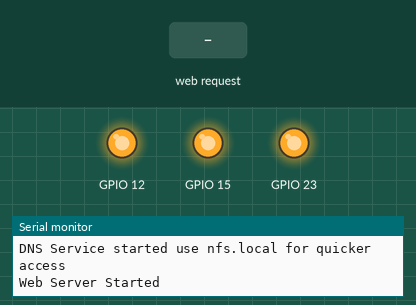
This sketch was run on a simulated ESP32. Parts: output pins drawn as LEDs (lit = HIGH), the last lines printed to the serial monitor. The test bench sets the inputs (shaded band). WiFi joins after 1.5 s; servers stay silent unless stated.

Above: at 2.2 s.
2.3 s: HTTP request GET / received
At 3.5 s:
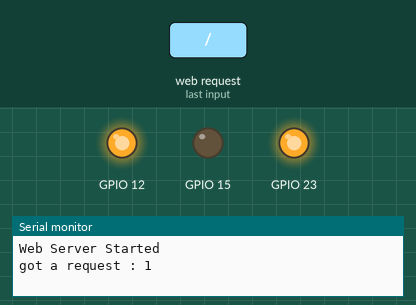
3.8 s: HTTP request GET /2 received
At 4.8 s:
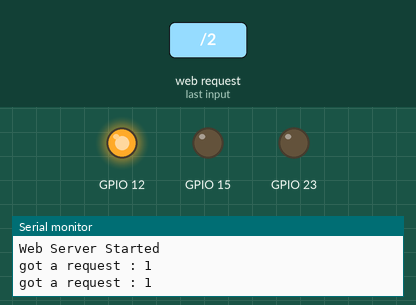
5.3 s: HTTP request GET /get?aut=hello received
At 5.9 s:
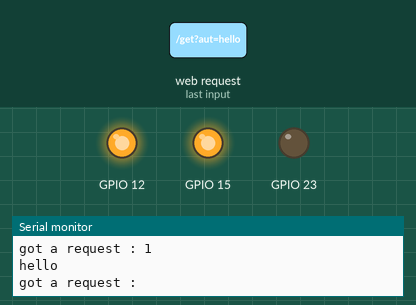
6.8 s: HTTP request GET /1 received
At 7.1 s:
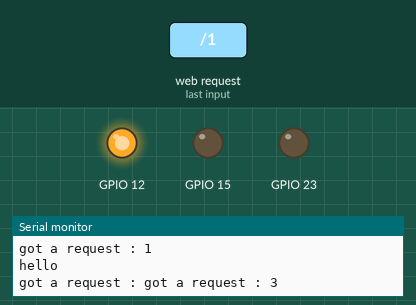
8.3 s: HTTP request GET /button1 received
At 9.4 s:
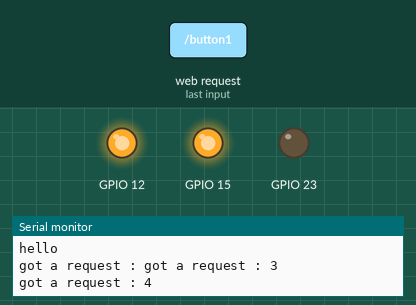
Timing chart, 0 to 10.8 s (numbered marks = the images above; inputs shaded):
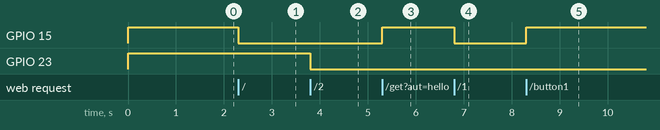

The sketch:

sketch_oct01a.ino
```cpp
#include <WiFi.h>
#include <ESPmDNS.h>
#include <ESPAsyncWebServer.h>

AsyncWebServer server(80);
//ESPAsyncWebServer is async web server which can have more connections at a single time
//here we are initialising the variable server with port 80, here port 80 means http connection

char* serviceSetIdentifier = "";
char* password = "";
bool softAp = true;

int value = 0; int value2 = 0;

const char index_html[] PROGMEM = R"rawliteral(
<!DOCTYPE HTML><html><head>
  <title>ESP Input Form</title>
  <meta name="viewport" content="width=device-width, initial-scale=1">
  </head><body>
  <form action="/get">
    Enter your Code here: <input type="password" name="aut">
    <input type="submit" value="Authenticate">
  </form><br>

</body></html>)rawliteral";

void notFound(AsyncWebServerRequest *request) {
  request->send(404, "text/plain", "Not found");
}


void turnOn(int num) {
  digitalWrite(num, HIGH);
}

void turnOff(int num) {
  digitalWrite(num, LOW);
}

void setup() {
  // put your setup code here, to run once:


  Serial.begin(115200);
  pinMode(15, OUTPUT);
  pinMode(12, OUTPUT);
  pinMode(23, OUTPUT);
  turnOn(12);
  turnOn(15);


  if (softAp) {
    WiFi.softAP("NFC Project Access Point", "");
    Serial.print("Soft Access Point Started\nIP Address : ");
    Serial.println(WiFi.softAPIP());
  }
  else {
    WiFi.begin(serviceSetIdentifier, password);
    Serial.print("Connecting to ");
    Serial.print(serviceSetIdentifier);
    while (WiFi.status() != WL_CONNECTED) {
      Serial.print(".");
      delay(1000);
    }
    Serial.println();
  }

  if (MDNS.begin("ESP")) {
    Serial.println("DNS Service started use nfs.local for quicker access");
  }

  turnOn(23);


  server.on("/lock", HTTP_GET, [](AsyncWebServerRequest * request) {
    request->send_P(200, "text/html", index_html);
  });


  server.on("/get", HTTP_GET, [] (AsyncWebServerRequest * request) {
    String inputMessage;
    String inputParam;
    // GET input1 value on <ESP_IP>/get?input1=<inputMessage>

    inputMessage = request->getParam("aut")->value();


    Serial.println(inputMessage);

    if (inputMessage == "uxWShmE7G5PuNNOym7lL" || inputMessage == "hello")
    {
      request->send(200, "text/html", "Authenticated");
      Serial.print("got a request : ");
      value = value + 1;
      if (value % 2 == 0) {
        turnOn(15);
        request->send(200, "text/html", "Led Turned On Success");
      }
      else {
        turnOff(15);
        request->send(200, "text/html", "Led Turned On Success");
      }
    }
    else
      request->send(200, "text/html", "UnAuthenticated");
  });

  server.on("/", [](AsyncWebServerRequest * request) {
    Serial.print("got a request : ");
    value = value + 1;
    if (value % 2 == 0) {
      turnOn(15);
      request->send(200, "text/html", "Led Turned On Success");
    }
    else {
      turnOff(15);
      request->send(200, "text/html", "Led Turned On Success");
    }
    Serial.println(value);
  });

  server.on("/1", [](AsyncWebServerRequest * request) {
    Serial.print("got a request : ");
    value = value + 1;
    if (value % 2 == 0) {
      turnOn(15);
      request->send(200, "text/html", "Led Turned On Success");
    }
    else {
      turnOff(15);
      request->send(200, "text/html", "Led Turned On Success");
    }
    Serial.println(value);
  });
  server.on("/button1", [](AsyncWebServerRequest * request) {
    Serial.print("got a request : ");
    value = value + 1;
    if (value % 2 == 0) {
      turnOn(15);
      request->send(200, "text/html", "Led Turned On Success");
    }
    else {
      turnOff(15);
      request->send(200, "text/html", "Led Turned On Success");
    }
    Serial.println(value);
  });
  server.on("/2", [](AsyncWebServerRequest * request) {
    Serial.print("got a request : ");
    value2 = value2 + 1;
    if (value2 % 2 == 0) {
      turnOn(23);
      request->send(200, "text/html", "Led Turned On Success");
    }
    else {
      turnOff(23);
      request->send(200, "text/html", "Led Turned Off Success");
    }
    Serial.println(value);
  });
  server.on("/button2", [](AsyncWebServerRequest * request) {
    Serial.print("got a request : ");
    value2 = value2 + 1;
    if (value2 % 2 == 0) {
      turnOn(23);
      request->send(200, "text/html", "Led Turned On Success");
    }
    else {
      turnOff(23);
      request->send(200, "text/html", "Led Turned Off Success");
    }
    Serial.println(value);
  });

  server.begin();
  //begin method will start web server on the esp
  Serial.println("Web Server Started");
  turnOff(12);
  delay(1000);
  turnOn(12);
}

void loop() {
  // put your main code here, to run repeatedly:

}
```

Measured:
- after the input at 2.3 s, GPIO 15: HIGH → LOW at once
- after the input at 3.8 s, GPIO 23: HIGH → LOW at once
- after the input at 5.3 s, GPIO 15: LOW → HIGH at once
- after the input at 6.8 s, GPIO 15: HIGH → LOW at once
- after the input at 8.3 s, GPIO 15: LOW → HIGH at once
